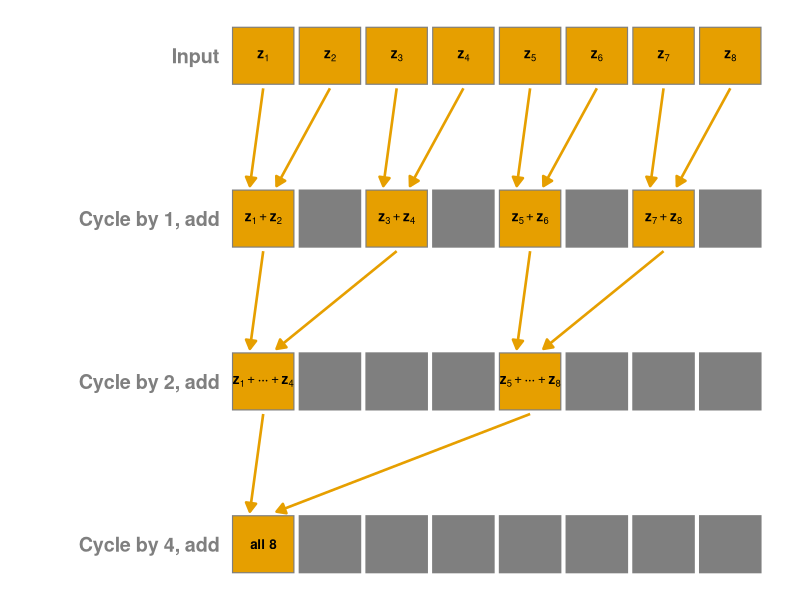
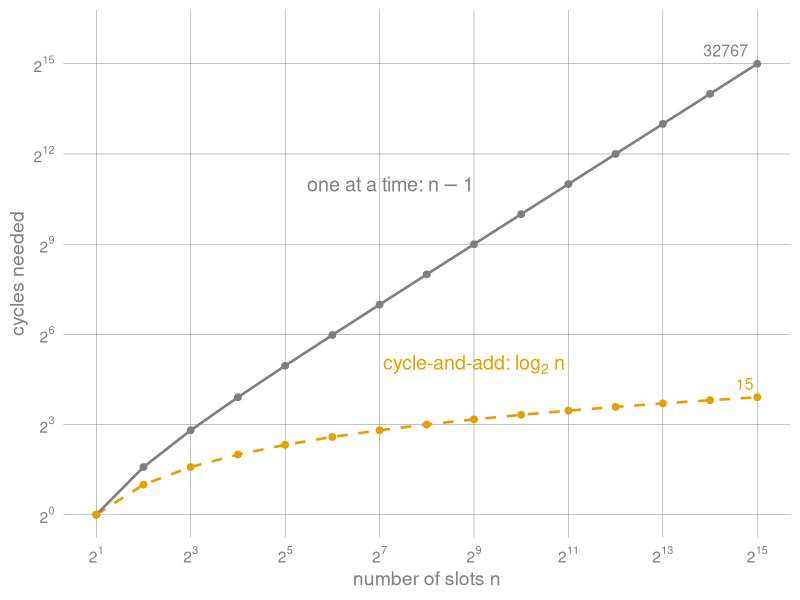

Source code (R) for these figures, in order:
## ---- chunk 1
#| label: fig-intravector-sums
#| echo: false
#| warning: false
#| message: false
#| fig-align: center
#| fig-width: 10
#| fig-height: 6.2
#| dev.args: !expr list(bg = "transparent")
#| fig-cap: "Summing eight slots with three cycle-and-adds, shifting by 1, 2, then 4, forms a binary tree."
#| fig-alt: "Four rows of eight boxes. The top row holds z1 through z8. After cycling by 1 and adding, each box holds a sum of two neighbors, such as z1 + z2; after cycling by 2, a sum of four, such as z1 + ... + z4; after cycling by 4, every box holds the sum of all 8, with indices wrapping from 8 back to 1. Orange boxes mark the entries that reach slot 1, and arrows run from the two inputs of each orange box into it, forming a binary tree."

library(ggplot2)

slots <- 8
shifts <- c(1, 2, 4)

# Simulate: each row holds, per slot, the set of input indices it sums.
# Shifting by s gives slot j the old content of slot j + s (wrapping), then add.
rows <- list(as.list(1:slots))
for (s in shifts) {
  prev <- rows[[length(rows)]]
  rows[[length(rows) + 1]] <- lapply(1:slots, function(j) {
    src <- (j - 1 + s) %% slots + 1
    sort(union(prev[[j]], prev[[src]]))
  })
}

# Name a set of indices as a cyclic range, e.g. {7, 8, 1, 2} -> "7-2".
# Plotmath label for the sum a cell holds, e.g. z[7] + cdots + z[2] (wrapping mod 8).
# Hot cells are bold.
range_label <- function(idx, slot, hot) {
  n <- length(idx)
  last <- (slot + n - 2) %% slots + 1
  lab <- if (n == 1) paste0("z[", slot, "]")
         else if (n == 2) paste0("z[", slot, "] + z[", last, "]")
         else if (n < slots) paste0("z[", slot, "] + cdots + z[", last, "]")
         else "\"all 8\""
  if (hot) paste0("bold(", lab, ")") else lab
}

# Which cells of each row feed slot 1 of the last row (work backwards).
need <- vector("list", length(rows))
need[[length(rows)]] <- 1
for (r in length(shifts):1) {
  need[[r]] <- sort(unique(c(need[[r + 1]], (need[[r + 1]] - 1 + shifts[r]) %% slots + 1)))
}

cells <- do.call(rbind, lapply(seq_along(rows), function(r) {
  data.frame(
    row = r - 1, slot = 1:slots,
    hot = 1:slots %in% need[[r]],
    label = vapply(1:slots, function(j) range_label(rows[[r]][[j]], j, j %in% need[[r]]), "")
  )
}))

neutral <- "grey50"
orange <- "#E69F00"

row_names <- c("Input", paste0("Cycle by ", shifts, ", add"))
steps <- data.frame(row = 0:3, label = row_names)

# Every partial sum (orange cell) gets an arrow from both of its inputs: the
# same slot one row up, and the slot `shift` to the right. Arrows land on the
# left and right of the top edge, so the two heads never overlap.
rg <- 2      # vertical distance between rows
th <- 0.7    # tile height
feeds <- do.call(rbind, lapply(seq_along(shifts), function(r) {
  tg <- need[[r + 1]]
  data.frame(
    x = c(tg, tg + shifts[r]),
    xend = c(tg - 0.2, tg + 0.2),
    row = r - 1
  )
}))

ggplot() +
  geom_tile(
    data = cells,
    aes(x = slot, y = row * rg, fill = hot),
    width = 0.92, height = th, color = neutral, linewidth = 0.4
  ) +
  geom_text(
    data = cells,
    aes(x = slot, y = row * rg, label = label),
    parse = TRUE, color = ifelse(cells$hot, "black", neutral), size = 3.4
  ) +
  geom_text(
    data = steps,
    aes(x = 0.35, y = row * rg, label = label),
    color = neutral, size = 5, fontface = "bold", hjust = 1
  ) +
  geom_segment(
    data = feeds,
    aes(x = x, xend = xend, y = row * rg + th / 2 + 0.05, yend = (row + 1) * rg - th / 2 - 0.05),
    color = orange, linewidth = 0.9,
    arrow = arrow(length = unit(0.1, "inches"), type = "closed")
  ) +
  scale_fill_manual(values = c(`TRUE` = orange, `FALSE` = NA), guide = "none") +
  scale_y_reverse() +
  scale_x_continuous(limits = c(-2.4, slots + 0.5)) +
  coord_cartesian(clip = "off") +
  theme_void() +
  theme(
    plot.background = element_rect(fill = "transparent", color = NA),
    panel.background = element_rect(fill = "transparent", color = NA)
  )
## ---- chunk 2
#| label: fig-cycle-cost
#| echo: false
#| warning: false
#| message: false
#| fig-align: center
#| fig-width: 7
#| fig-height: 4.2
#| dev.args: !expr list(bg = "transparent")
#| fig-cap: "Cycles needed to sum $n$ slots one at a time versus by cycle-and-add."
#| fig-alt: "Log-log plot of cycles needed against the number of slots, from 2 to 2^15. Summing one at a time, a solid grey line, grows to 32,767 cycles; cycle-and-add, a dashed orange line, grows only to 15."
library(ggplot2)

orange <- "#E69F00"
k <- 1:15                                 # n = 2^k slots, up to N/2 = 2^15
cost <- rbind(
  data.frame(n = 2^k, cycles = 2^k - 1, method = "one at a time"),
  data.frame(n = 2^k, cycles = k,       method = "cycle-and-add")
)
pow2 <- function(b) parse(text = paste0("2^", log2(b)))

ggplot(cost, aes(n, cycles, colour = method, linetype = method)) +
  geom_line(linewidth = 0.9) +
  geom_point(size = 2) +
  annotate("text", x = 2^9, y = 2^11, label = "'one at a time: '*n - 1", parse = TRUE,
           colour = "grey50", size = 5, fontface = "bold", hjust = 1) +
  annotate("text", x = 2^9, y = 2^5, label = "'cycle-and-add: '*log[2]~n", parse = TRUE,
           colour = orange, size = 5, fontface = "bold") +
  annotate("text", x = 2^15, y = 32767, label = "32767",
           colour = "grey50", size = 4, hjust = 1.2, vjust = -0.6) +
  annotate("text", x = 2^15, y = 15, label = "15",
           colour = orange, size = 4, hjust = 1.2, vjust = -0.6) +
  scale_colour_manual(values = c("one at a time" = "grey50", "cycle-and-add" = orange), guide = "none") +
  scale_linetype_manual(values = c("one at a time" = "solid", "cycle-and-add" = "dashed"), guide = "none") +
  scale_x_continuous(trans = "log2", breaks = 2^seq(1, 15, by = 2), labels = pow2) +
  scale_y_continuous(trans = "log2", breaks = 2^seq(0, 15, by = 3), labels = pow2,
                     expand = expansion(mult = c(0.05, 0.12))) +
  labs(x = "number of slots n", y = "cycles needed") +
  theme_minimal(base_size = 14) +
  theme(
    plot.background = element_rect(fill = "transparent", color = NA),
    panel.background = element_rect(fill = "transparent", color = NA),
    panel.grid.minor = element_blank(),
    panel.grid.major = element_line(color = "grey50", linewidth = 0.15),
    axis.title = element_text(color = "grey50"),
    axis.text = element_text(color = "grey50")
  )
